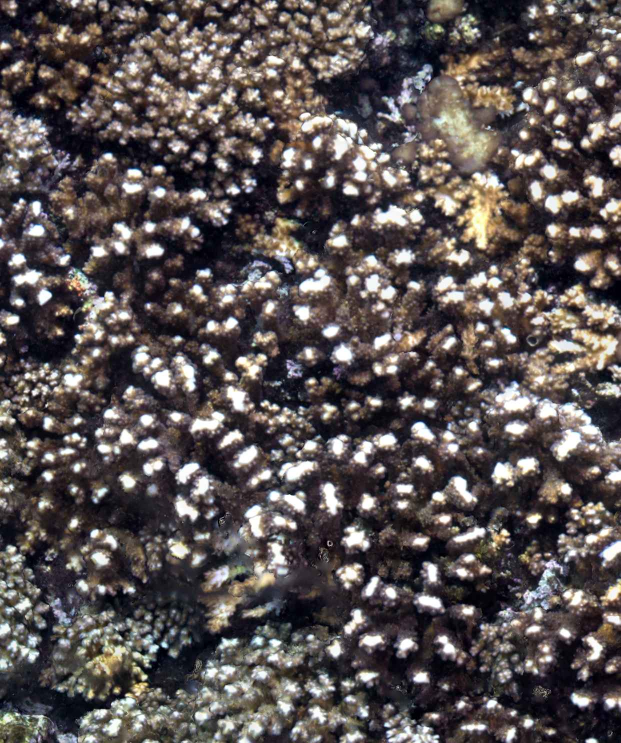
#> input picture 723_14_March_2023.jpg, 1241 x 1486 px, given as the content of the folder image_prueba.py, which was not available (shown at 1/2 size)
$ python image_prueba.py
#> lines starting #> are read from the running program, lines starting #| are printed output that depends on the picture; pictures that were not available may be replaced by others from this repository, and a replacement may not be noted
from tkinter import filedialog
from PIL import Image
import numpy as np
import tkinter as tk
from pathlib import Path
import pandas as pd


def file_selection():
    root = tk.Tk()
    root.withdraw()
    folder = filedialog.askdirectory(title="files")
#> the answer given: .
    return Path(folder)


def image(folder):
    images_data = []
    for i in folder.iterdir():
        site = i.parent.name
        for file in i.iterdir():
            img = Image.open(file).convert("RGB")
#> img is the input picture: PIL image 1241x1486 RGB; mean R, G, B 90.2, 82.8, 82.7
            arr = np.array(img)

            arr = arr / 255.0

            arr = np.power(arr, 2.2)
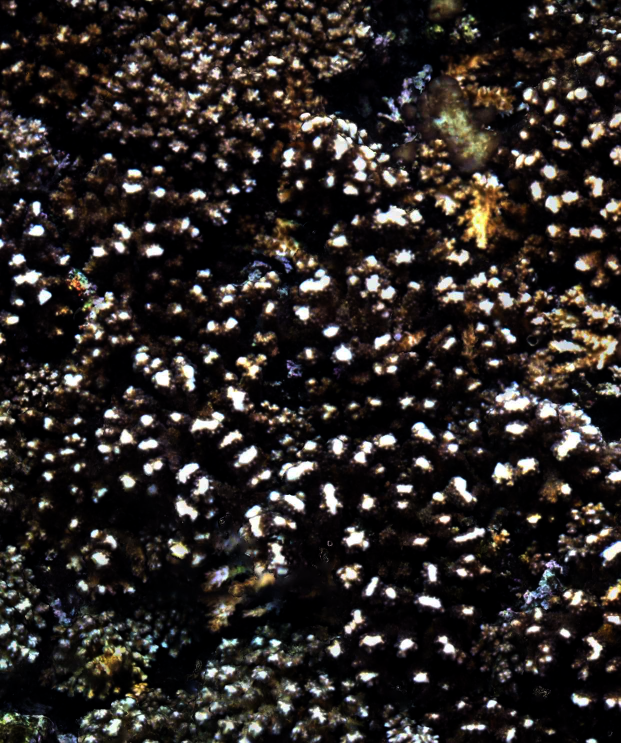
#> arr: shape (1486, 1241, 3) float64 (shown at 1/2 size); mean R, G, B 0.177, 0.158, 0.148

            arr = (arr * 255.0).clip(0, 255)

            r, g, b = arr[:, :, 0], arr[:, :, 1], arr[:, :, 2]
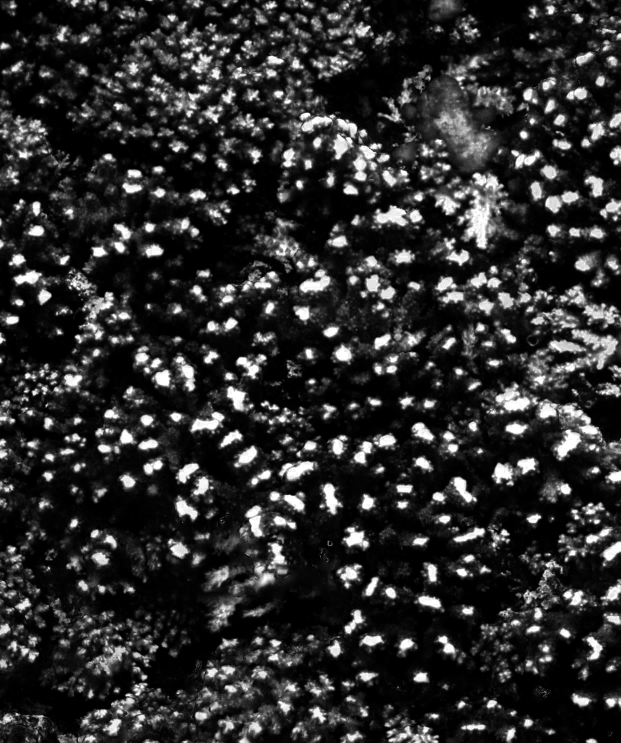
#> r: shape (1486, 1241) float64 (shown at 1/2 size); min 0, max 255, mean 45.2
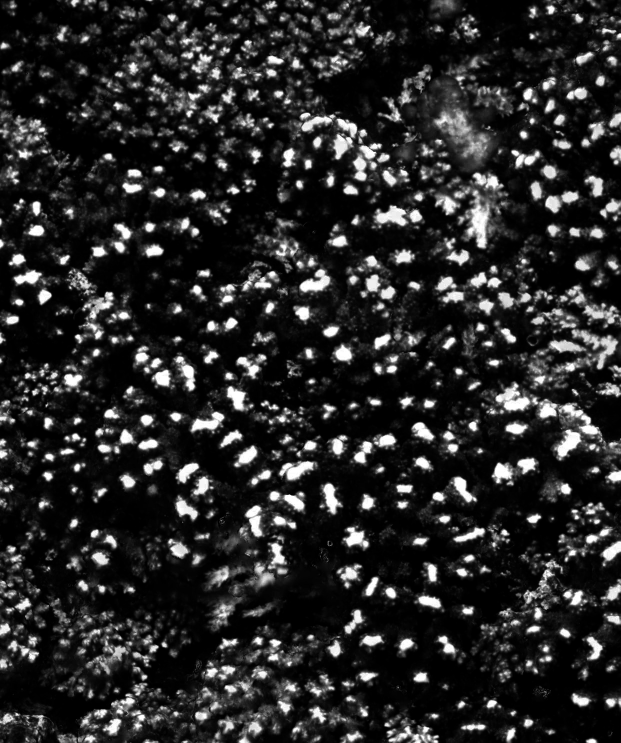
#> g: shape (1486, 1241) float64 (shown at 1/2 size); min 0, max 255, mean 40.3
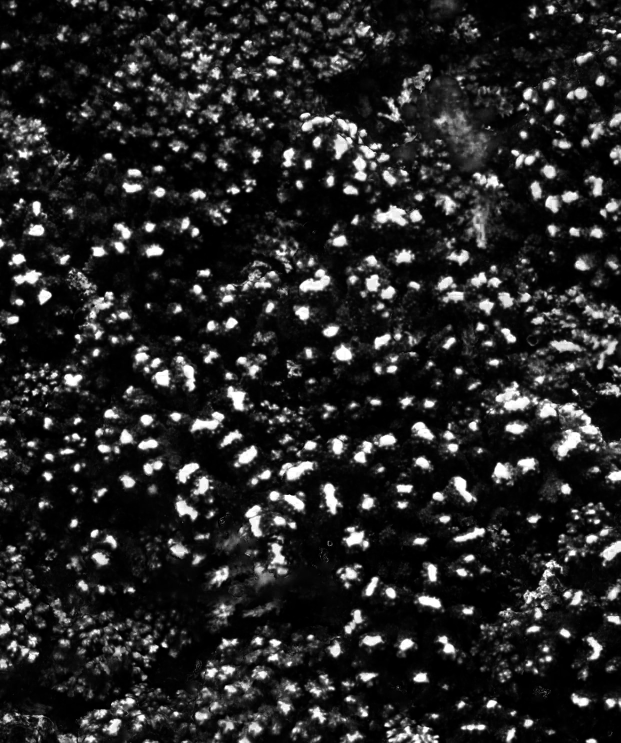
#> b: shape (1486, 1241) float64 (shown at 1/2 size); min 0, max 255, mean 37.9
            # Distribución de cada canal
            mean_rgb = (
                0.299 * r.astype(float)
                + 0.587 * g.astype(float)
                + 0.114 * b.astype(float)
            )

            datas = file.stem.split("_")
            IDs = datas[0]
            Date = datas[2]
            df_img = pd.DataFrame(
                {
                    "Filename": file.stem,
                    "site": site,
                    "Date": Date,
                    "ID": IDs,
                    "meanRGB": mean_rgb.flatten(),
                    "R": r.flatten(),
                    "G": g.flatten(),
                    "B": b.flatten(),
                }
            )
#> df_img = table of 1844126 rows and 8 columns
            images_data.append(df_img)

    return pd.concat(images_data, ignore_index=True)


def save_data(images_data):
    output_path = r"C:\Users\jandr\Downloads\RGB_data.csv"
    images_data.to_csv(output_path, index=False)
    print(images_data)


def main():
    folder = file_selection()
    images_data = image(folder)
#> images_data = table of 1844126 rows and 8 columns
    save_data(images_data)


#> (the run stopped early here; a loop or call above may not have finished)

$ run again, on 727_14_March_2023.jpg
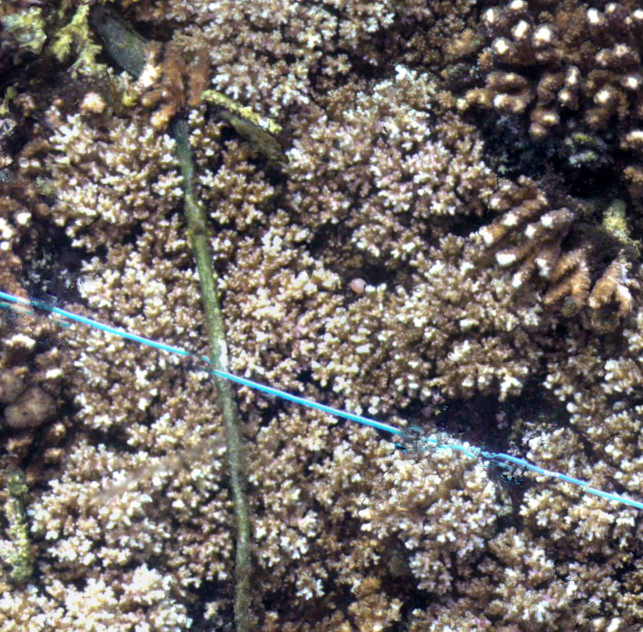
#> input picture 727_14_March_2023.jpg, 1286 x 1264 px, given as the content of the folder image_prueba.py, which was not available (shown at 1/2 size)
#> in image, img is the input picture: PIL image 1286x1264 RGB; mean R, G, B 114.2, 106.9, 102.8
#> in image, `arr = np.power(arr, 2.2)`:
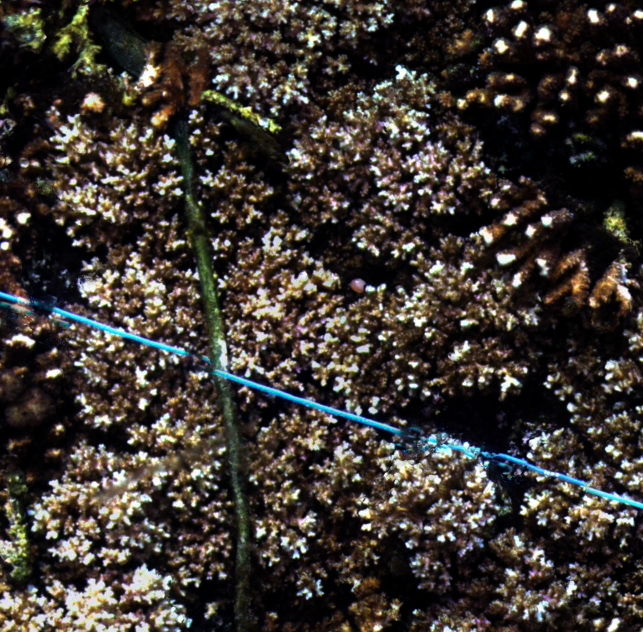
#> arr: shape (1264, 1286, 3) float64 (shown at 1/2 size); mean R, G, B 0.241, 0.219, 0.198
#> in image, `r, g, b = arr[:, :, 0], arr[:, :, 1], arr[:, :, 2]`:
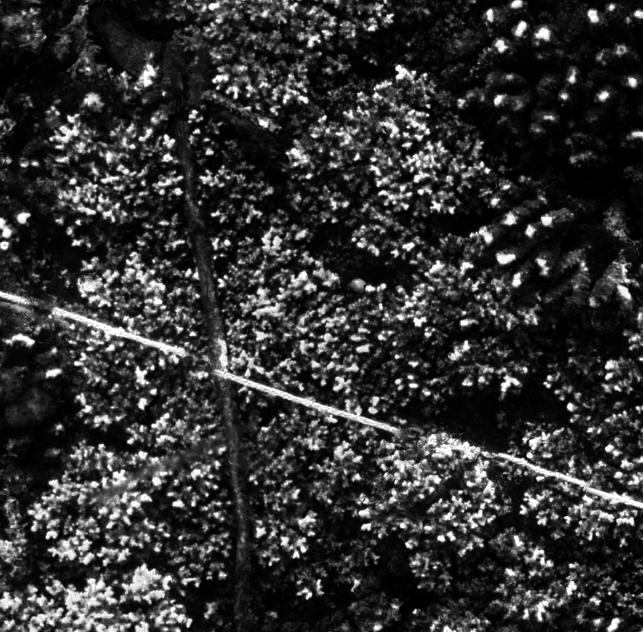
#> b: shape (1264, 1286) float64 (shown at 1/2 size); min 0, max 255, mean 50.5
#> df_img = table of 1625504 rows and 8 columns

$ run again, on 723_25_September_2023.jpg
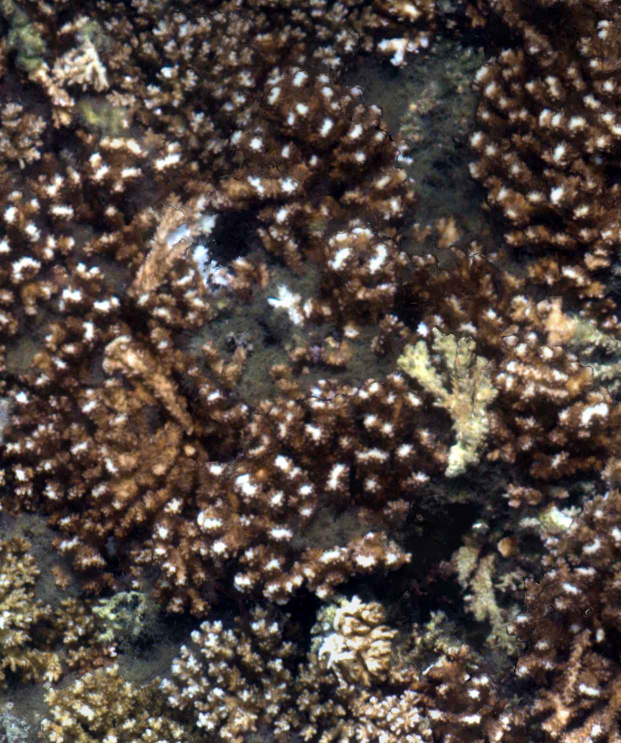
#> input picture 723_25_September_2023.jpg, 1241 x 1486 px, given as the content of the folder image_prueba.py, which was not available (shown at 1/2 size)
#> in image, img is the input picture: PIL image 1241x1486 RGB; mean R, G, B 82.2, 69.9, 63.9
#> in image, `arr = np.power(arr, 2.2)`:
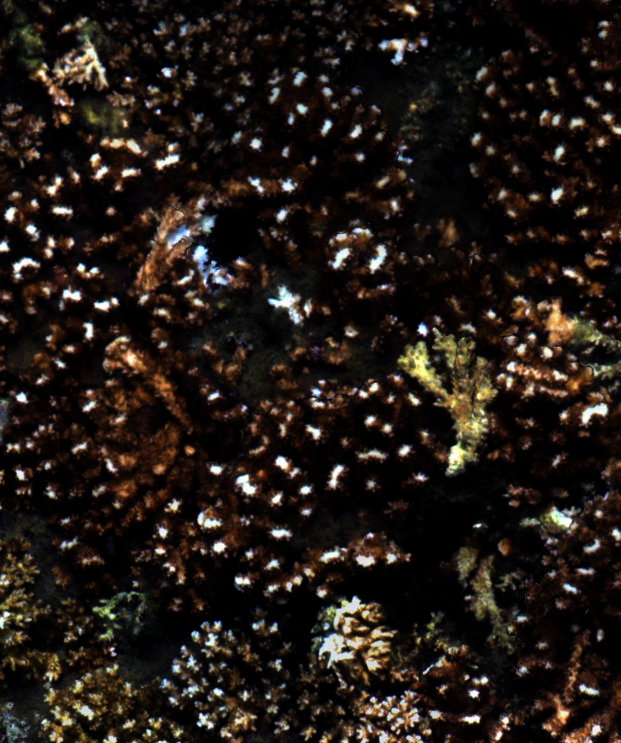
#> arr: shape (1486, 1241, 3) float64 (shown at 1/2 size); mean R, G, B 0.136, 0.107, 0.0883
#> in image, `r, g, b = arr[:, :, 0], arr[:, :, 1], arr[:, :, 2]`:
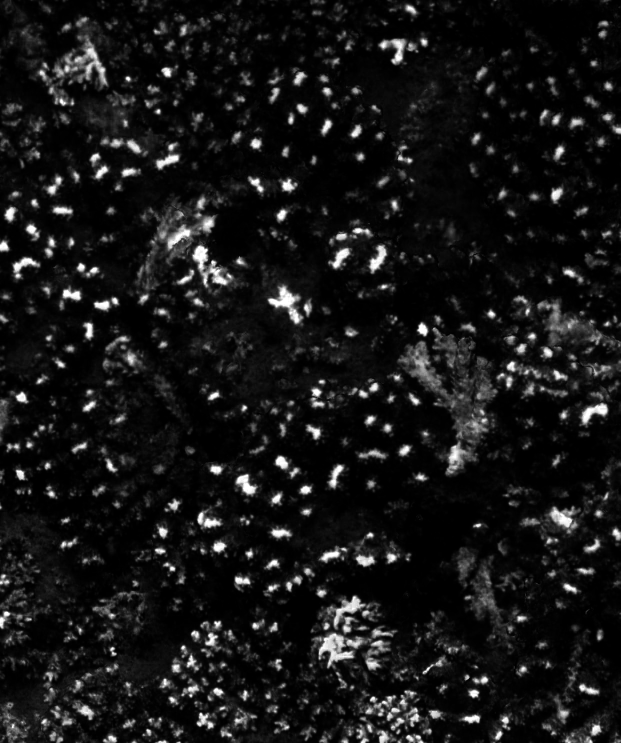
#> b: shape (1486, 1241) float64 (shown at 1/2 size); min 0, max 255, mean 22.5
#> df_img = table of 1844126 rows and 8 columns

$ run again, on 723_4_January_2024.jpg
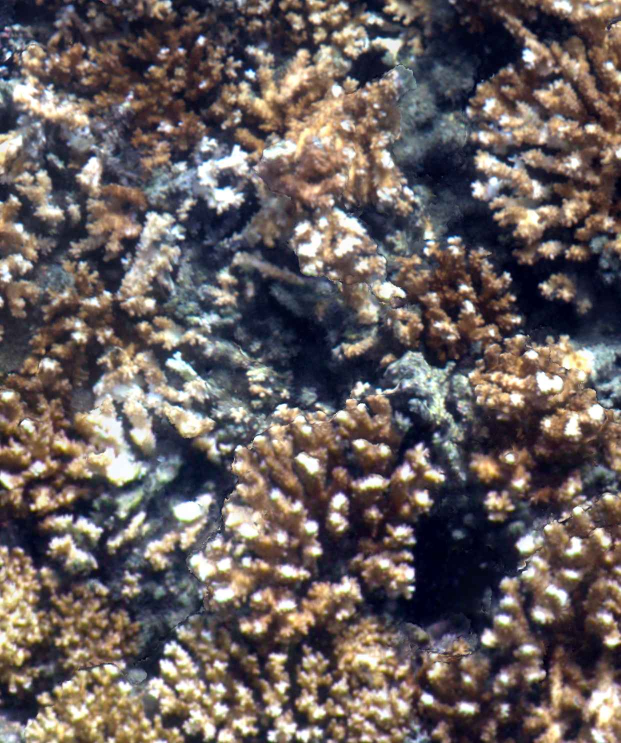
#> input picture 723_4_January_2024.jpg, 1241 x 1486 px, given as the content of the folder image_prueba.py, which was not available (shown at 1/2 size)
#> in image, img is the input picture: PIL image 1241x1486 RGB; mean R, G, B 104.3, 95, 94.2
#> in image, `arr = np.power(arr, 2.2)`:
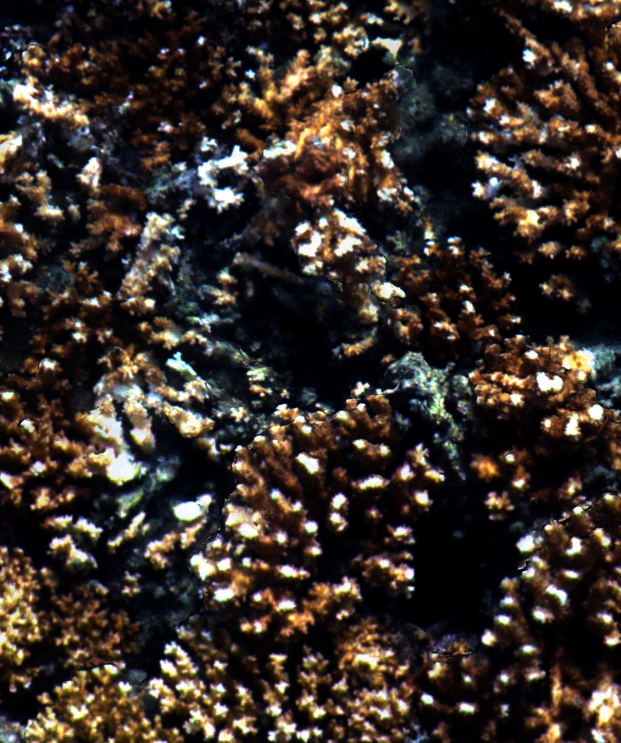
#> arr: shape (1486, 1241, 3) float64 (shown at 1/2 size); mean R, G, B 0.222, 0.186, 0.166
#> in image, `r, g, b = arr[:, :, 0], arr[:, :, 1], arr[:, :, 2]`:
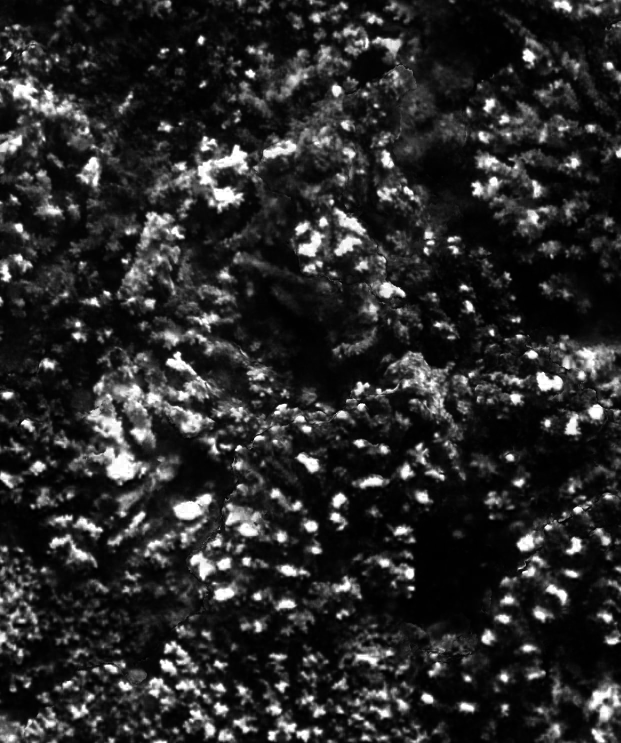
#> b: shape (1486, 1241) float64 (shown at 1/2 size); min 0, max 255, mean 42.2
#> df_img = table of 1844126 rows and 8 columns
